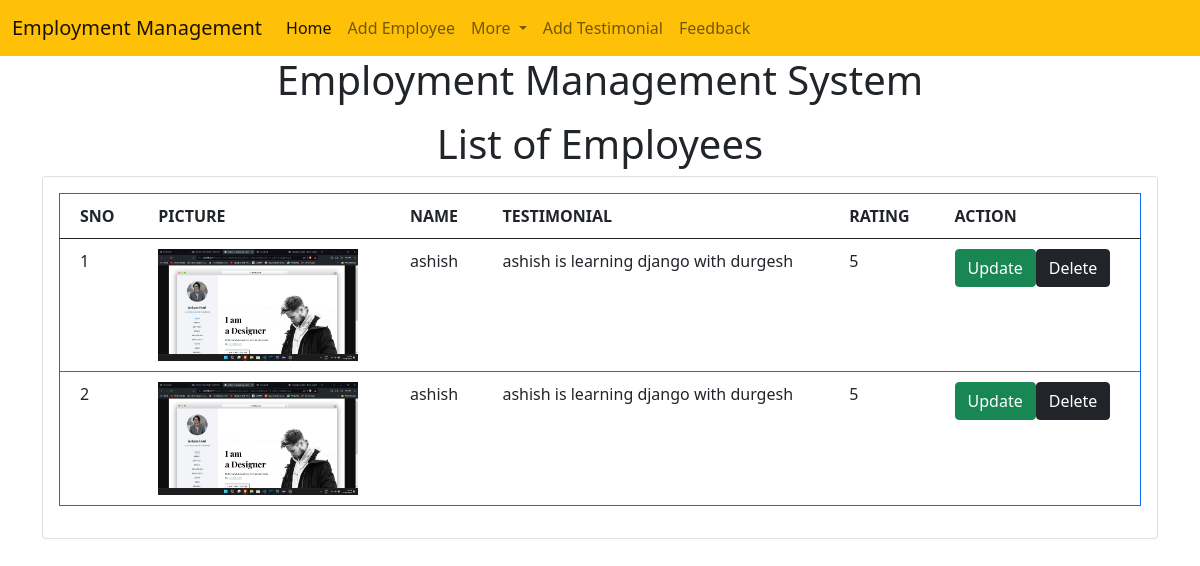
The app's page /emp/testimonials with its own data.
### emp/models.py (models this page shows, shortened)
class Testimonial(models.Model):
    name=models.CharField(max_length=200)
    testimonial=models.TextField()
    picture=models.ImageField(upload_to="testimonial/")
    rating=models.IntegerField(max_length=1)

### emp/views.py (the view)
# urls.py: path("testimonials",testimonials),
def testimonials(request):
    tests= Testimonial.objects.all()
    return render(request,"emp/testimonials.html",{"tests":tests})

### templates/emp/testimonials.html (shortened to what this page needs)
<!DOCTYPE html>
<html lang="en">
  <head>
    <link
      href="https://cdn.jsdelivr.net/npm/bootstrap@5.0.2/dist/css/bootstrap.min.css"
      rel="stylesheet"
    />
  </head>
  <body>
    {% include 'emp/navbar.html' %}
    <h1 class="text-center">Employment Management System</h1>
    <h1 class="text-center mt-3">List of Employees</h1>
    <div class="container">
      <div class="row">
        <div class="col-md-12">
          <div class="card">
            <div class="card-body">
              <table class="table border border-primary custom-table">
                <thead>
                  <tr>
                    <th scope="col">SNO</th>
                    <th scope="col">PICTURE</th>
                    <th scope="col">NAME</th>
                    <th scope="col">TESTIMONIAL</th>
                    <th scope="col">RATING</th>
                    <th scope="col">ACTION</th>
                  </tr>
                </thead>
                <tbody>
           {% for t in tests%}
                  <tr>
                    <td>{{forloop.counter}}</td>
                    <td><img src="/media/{{t.picture}}" style="max-width: 200px;" alt=""></td>
                    <td>{{t.name}}</td>
                    <td>{{t.testimonial}}</td>
                    <td>{{t.rating}}</td>
                    <td>
                      <a href="/emp/update/" class="btn btn-success">Update</div>
                      <a href="/emp/delete/" class="btn btn-dark"
                        >Delete</a
                      >
                  {% endfor %}
            </div>
          </div>
        </div>
  </body>
</html>

### templates/emp/navbar.html (shortened to what this page needs)
<nav class="navbar navbar-expand-lg navbar-light bg-warning">
  <div class="container-fluid">
    <a class="navbar-brand" href="#">Employment Management</a>
    <div class="collapse navbar-collapse" id="navbarSupportedContent">
      <ul class="navbar-nav me-auto mb-2 mb-lg-0">
        <li class="nav-item">
          <a class="nav-link active" aria-current="page" href="{% url "home" %}">Home</a>
        </li>
        <li class="nav-item">
          <a class="nav-link" href="/emp/add-new">Add Employee</a>
        </li>
        <li class="nav-item dropdown">
          <a
            class="nav-link dropdown-toggle"
            href="#"
            id="navbarDropdown"
            role="button"
            data-bs-toggle="dropdown"
            aria-expanded="false"
          >
            More
          </a>
          <li class="nav-item">
            <a class="nav-link" href="/emp/testimonials">Add Testimonial</a>
          </li>
          <li class="nav-item">
            <a class="nav-link" href="/emp/feedback">Feedback</a>
          </li>
        </li>
      </ul>
    </div>
  </div>
</nav>

### templates/emp/testimonials.html (style rules this page uses)
.custom-table { border-spacing: 0 15px; }
.custom-table td { padding: 10px 20px; }
.custom-table th { padding: 10px 20px; }

### records on screen
Testimonial: picture (picture), name "ashish", testimonial "ashish is learning django with durgesh", rating "5"
Testimonial: picture (picture), name "ashish", testimonial "ashish is learning django with durgesh", rating "5"
